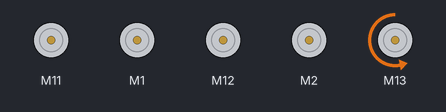
The sketch below on a simulated Arduino Uno, built with avr-gcc and run on an emulated ATmega328P. Parts: 5 × DC motor (green arrow = forward, orange = backward, longer = faster).

Above: at 0.17 s.
Timing chart, 0 to 3.0 s (numbered marks = the images above):
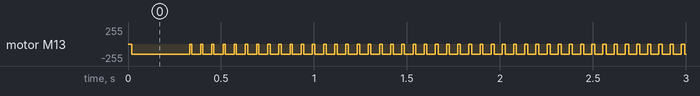

The sketch:

dc_motor_move_test.ino
```cpp
#include <MeMegaPi.h>
#include <Wire.h>

MeMegaPiDCMotor back_motor1(PORT1A);
MeMegaPiDCMotor back_motor2(PORT1B);

MeMegaPiDCMotor front_motor1(PORT2A);
MeMegaPiDCMotor front_motor2(PORT2B);

MeMegaPiDCMotor motor(PORT3A);

uint8_t tankSpeed = 150;
//float cranespeed = 150.0;
//
//
//void down(){
//  crane1.move(-1080,cranespeed);
//  crane2.move(-1080,cranespeed);
//}
//
//void up(){
//  crane1.move(1080,cranespeed);
//  crane2.move(1080,cranespeed);
//}

void runforward(){
  back_motor1.run(-tankSpeed);
  back_motor2.run(-tankSpeed);
  front_motor1.run(tankSpeed);
  front_motor2.run(tankSpeed);
}

void runbackward(){
  back_motor1.run(tankSpeed);
  back_motor2.run(tankSpeed);
  front_motor1.run(-tankSpeed);
  front_motor2.run(-tankSpeed);
}

void closegripper(){
  motor.run(tankSpeed);
}

void opengripper(){
  motor.run(-tankSpeed);
}

void Stop(){
  back_motor1.stop();
  back_motor2.stop();
  front_motor1.stop();
  front_motor2.stop();
  motor.stop();
}

void setup() {
  // put your setup code here, to run once:
  Stop();

}

void loop() {
  // put your main code here, to run repeatedly:
//  runforward();
//  delay(3000);
//  runbackward();
//  delay(5000);
  opengripper();
//  delay(1000);
//  closegripper();
  Stop();
//  delay(5000);
}
```

Measured:
- by itself, motor M13: moves between backward 150/255 and stopped, repeating every 0.06 s
